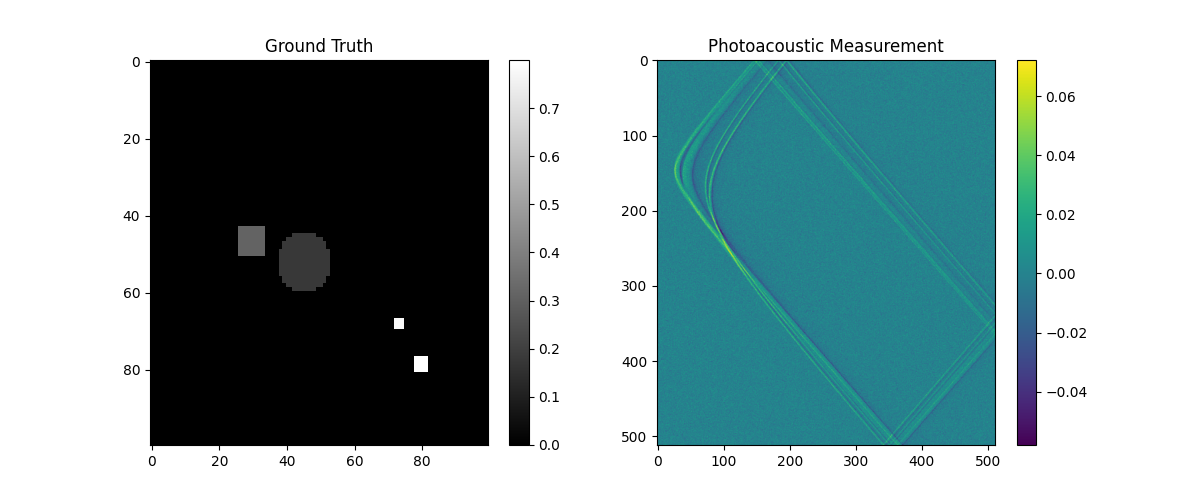
#> input picture simulated_data_/sample_0000_viz.png, 1200 x 500 px; its folder holds only this picture in this run
$ python -i data_gen.py   (imports and definitions only)
#> lines starting #> are read from the running program, lines starting #| are printed output that depends on the picture
#> further down, picture is the input picture: shape (500, 1200, 3); mean B, G, R 169, 167.1, 146.4
import cv2
import numpy as np
import os
from scipy.ndimage import rotate

from tqdm import tqdm

def augment_image(image, seed=None):
    # Configurar semilla única por augmentación
    rng = np.random.default_rng(seed)

    h, w = image.shape[:2]
#> h = 500; w = 1200

    # 1. Transformaciones geométricas (siempre aplicadas)
    # ---------------------------------------------------
    # Rotación con ángulo y centro variables
    angle = rng.uniform(-30, 30)
    center_x = rng.uniform(0.4*w, 0.6*w)
#> center_x = 483.6
    center_y = rng.uniform(0.4*h, 0.6*h)
#> center_y = 225
    M = cv2.getRotationMatrix2D((center_x, center_y), angle, 1.0)
    augmented = cv2.warpAffine(image, M, (w, h), flags=cv2.INTER_LINEAR,
                              borderMode=cv2.BORDER_REFLECT_101)
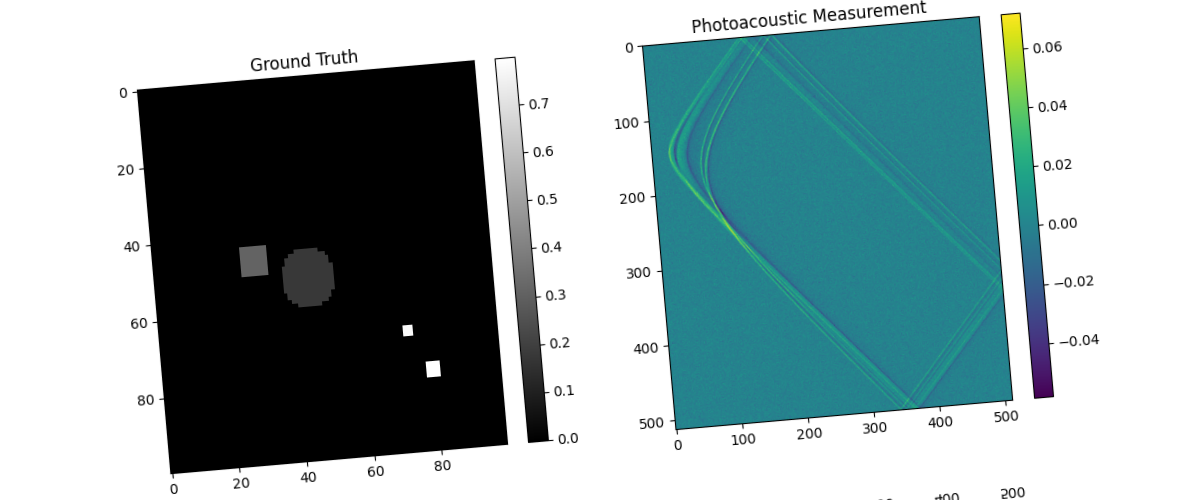
#> augmented: shape (500, 1200, 3); mean B, G, R 168.9, 167, 146.3

    # Volteos independientes
    if rng.random() > 0.5:
        augmented = cv2.flip(augmented, 1)
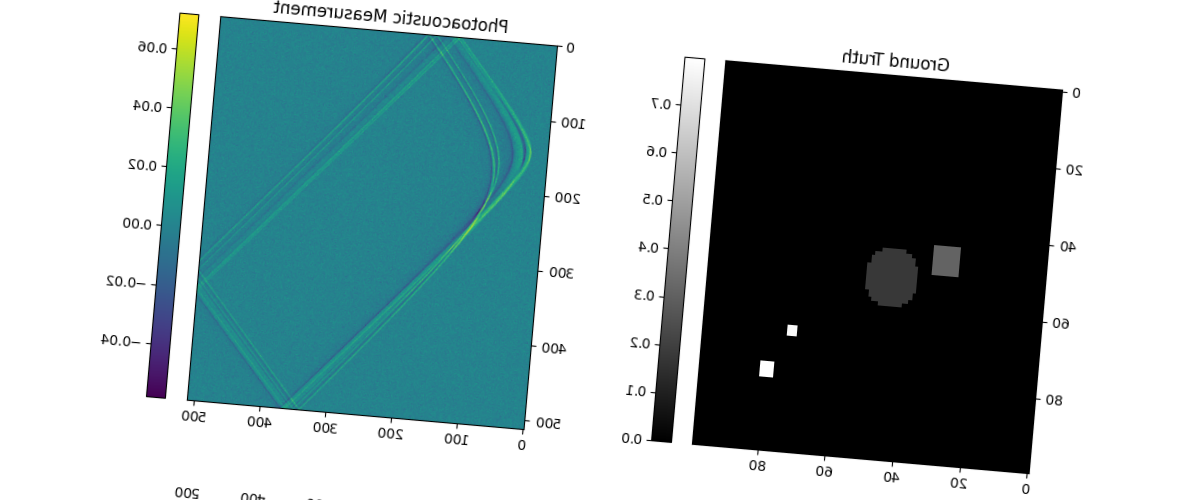
#> augmented: shape (500, 1200, 3); mean B, G, R 168.9, 167, 146.3
    if rng.random() > 0.5:
        augmented = cv2.flip(augmented, 0)

    # 2. Transformaciones de escala (80% de probabilidad)
    # ---------------------------------------------------
    if rng.random() < 0.8:
        scale = rng.choice([rng.uniform(0.5, 0.8), rng.uniform(1.2, 1.5)],
                          p=[0.5, 0.5])
        new_h, new_w = int(h*scale), int(w*scale)
#> new_h = 637; new_w = 1529
        scaled = cv2.resize(augmented, (new_w, new_h), interpolation=cv2.INTER_LINEAR)
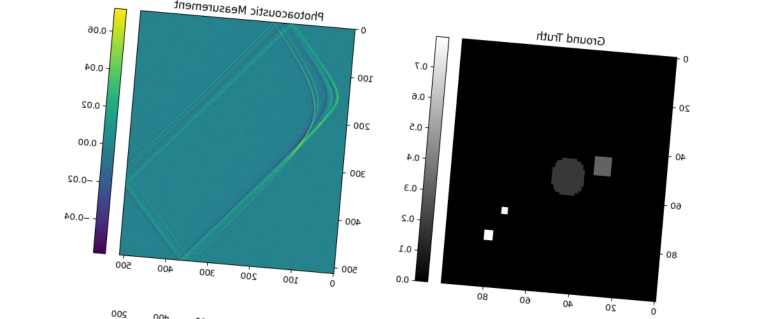
#> scaled: shape (637, 1529, 3) (shown at 1/2 size); mean B, G, R 168.9, 167, 146.3

        if scale < 1:  # Padding aleatorio
            pad_h = h - new_h
            pad_w = w - new_w
            augmented = cv2.copyMakeBorder(scaled,
                                          rng.integers(0, pad_h),
                                          pad_h - rng.integers(0, pad_h),
                                          rng.integers(0, pad_w),
                                          pad_w - rng.integers(0, pad_w),
                                          cv2.BORDER_REFLECT_101)
        else:  # Crop aleatorio
            start_h = rng.integers(0, new_h - h)
#> start_h = 85
            start_w = rng.integers(0, new_w - w)
#> start_w = 14
            augmented = scaled[start_h:start_h+h, start_w:start_w+w]
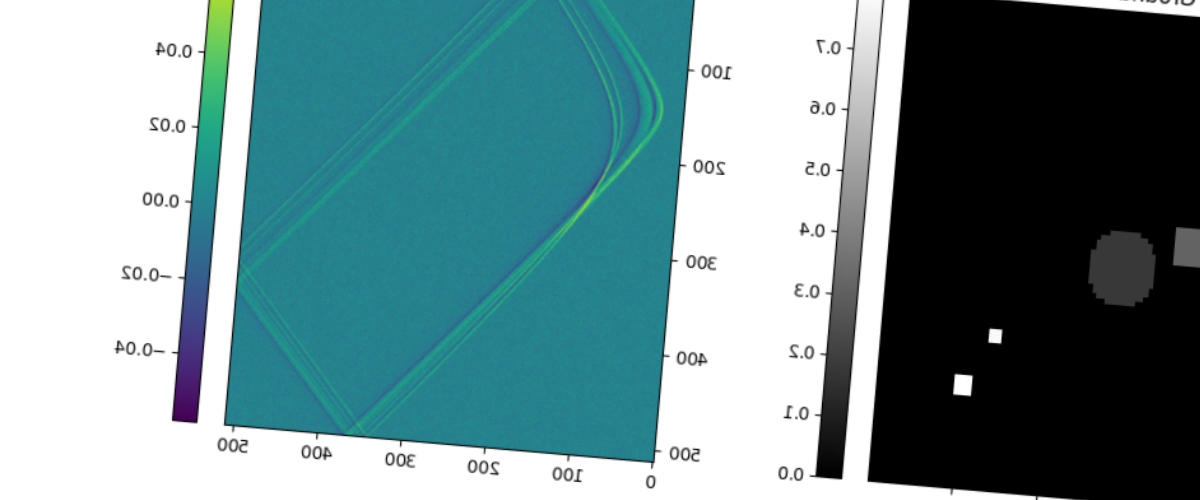
#> augmented: shape (500, 1200, 3); mean B, G, R 146.7, 143.4, 112.9

    # 3. Transformaciones de color (combinaciones aleatorias)
    # --------------------------------------------------------
    color_transforms = []

    # Brillo/Contraste (70% de probabilidad)
    if rng.random() < 0.7:
        alpha = rng.uniform(0.5, 1.8)
        beta = rng.uniform(-30, 30)
        color_transforms.append(lambda x: cv2.convertScaleAbs(x, alpha=alpha, beta=beta))

    # Gamma (50% de probabilidad)
    if rng.random() < 0.5:
        gamma = rng.uniform(0.4, 2.0)
        table = np.array([(i/255.0)**(1.0/gamma)*255 for i in range(256)]).astype("uint8")
        color_transforms.append(lambda x: cv2.LUT(x, table))

    # Modificaciones HSV (solo color, 60% de probabilidad)
    if len(image.shape) == 3 and rng.random() < 0.6:
        h_shift = rng.uniform(-0.1, 0.1)
        s_scale = rng.uniform(0.6, 1.6)
        v_scale = rng.uniform(0.6, 1.6)

        def hsv_transform(x):
            hsv = cv2.cvtColor(x, cv2.COLOR_BGR2HSV).astype(np.float32)
            hsv[..., 0] = (hsv[..., 0] + h_shift*180) % 180
            hsv[..., 1] = np.clip(hsv[..., 1]*s_scale, 0, 255)
            hsv[..., 2] = np.clip(hsv[..., 2]*v_scale, 0, 255)
            return cv2.cvtColor(hsv.astype(np.uint8), cv2.COLOR_HSV2BGR)

        color_transforms.append(hsv_transform)

    # Aplicar transformaciones de color en orden aleatorio
    rng.shuffle(color_transforms)
    for transform in color_transforms:
        augmented = transform(augmented)
#> this loop made 2 passes
#> pass 1, in hsv_transform, `hsv = cv2.cvtColor(x, cv2.COLOR_BGR2HSV).astype(np.float32)`:
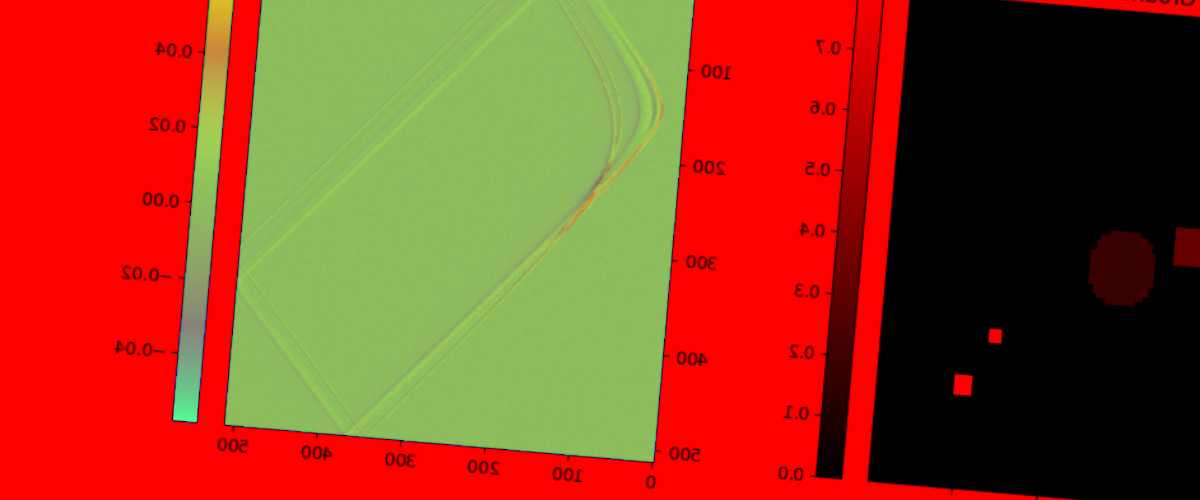
#> hsv: shape (500, 1200, 3) float32; mean B, G, R 31.6, 62.9, 147.8
#> pass 1, in augment_image, `augmented = transform(augmented)`:
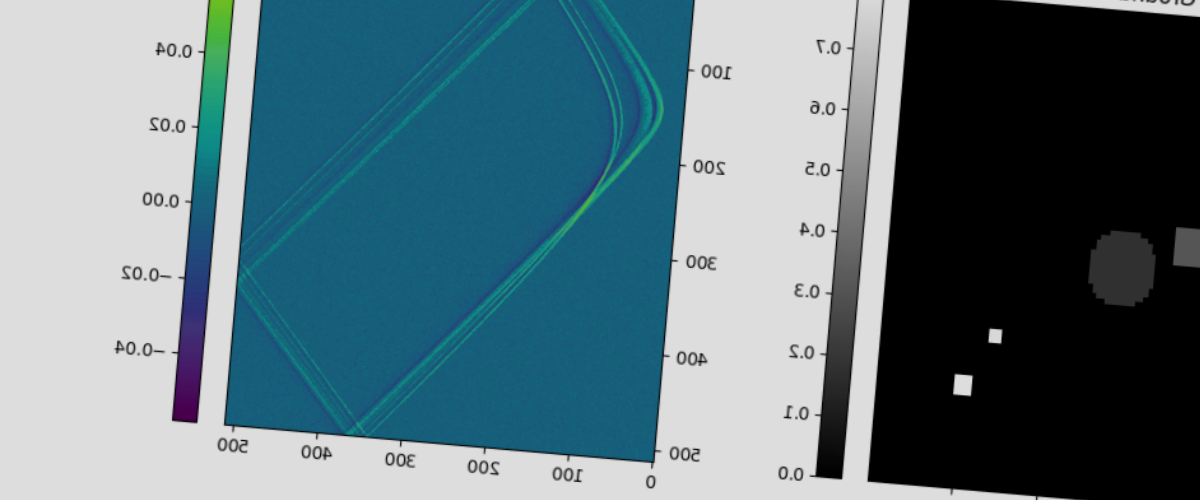
#> augmented: shape (500, 1200, 3); mean B, G, R 127.2, 118.6, 94.4
#> pass 2, in augment_image, `augmented = transform(augmented)`:
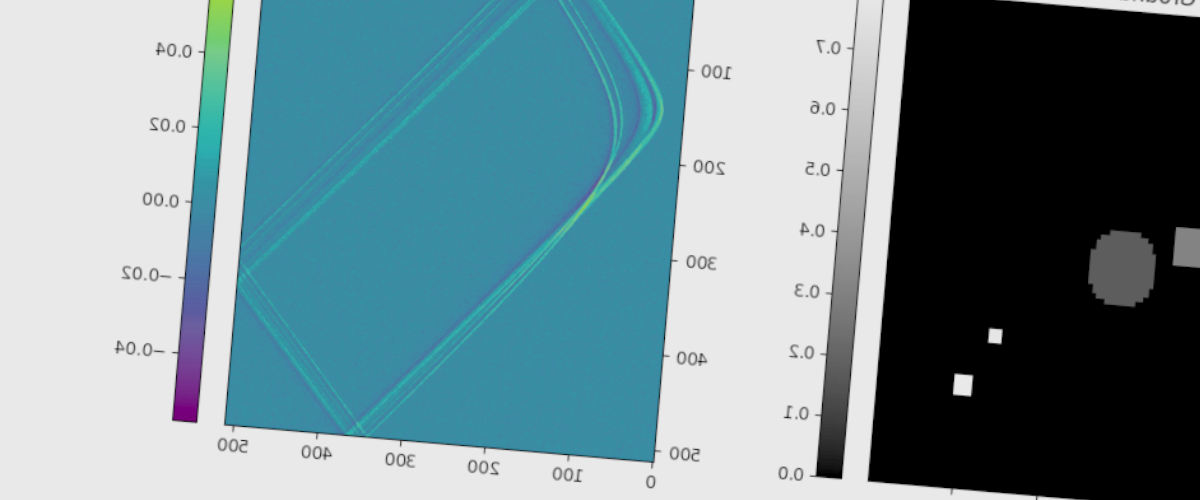
#> augmented: shape (500, 1200, 3); mean B, G, R 147.6, 140.1, 113.2

    # 4. Distorsiones (aplicar 1-2 por imagen)
    # ----------------------------------------
    distortions = rng.choice([
        'noise',
        'blur',
        'compression',
        'none'
    ], size=rng.integers(1, 3), replace=False, p=[0.4, 0.3, 0.2, 0.1])

    for dist in distortions:
        if dist == 'noise':
            noise_type = rng.choice(['gaussian', 'speckle', 'salt_pepper'],
                                   p=[0.5, 0.3, 0.2])
            if noise_type == 'gaussian':
                sigma = rng.uniform(0, 25)
                noise = rng.normal(0, sigma, augmented.shape).astype(np.int16)
                augmented = np.clip(augmented.astype(np.int16) + noise, 0, 255).astype(np.uint8)
            elif noise_type == 'speckle':
                noise = augmented * rng.normal(0, 0.2, augmented.shape)
                augmented = np.clip(augmented + noise.astype(np.int16), 0, 255).astype(np.uint8)
            else:  # Salt & Pepper
                amount = rng.uniform(0.001, 0.01)
                augmented = cv2.medianBlur(augmented, 3)

        elif dist == 'blur':
            kernel_size = rng.choice([3, 5, 7])
            blur_type = rng.choice(['gaussian', 'median', 'bilateral'])
            if blur_type == 'gaussian':
                augmented = cv2.GaussianBlur(augmented, (kernel_size, kernel_size), 0)
            elif blur_type == 'median':
                augmented = cv2.medianBlur(augmented, kernel_size)
            else:
                augmented = cv2.bilateralFilter(augmented, kernel_size, 75, 75)

        elif dist == 'compression':
            quality = rng.integers(10, 90)
            encode_param = [int(cv2.IMWRITE_JPEG_QUALITY), quality]
            _, encimg = cv2.imencode('.jpg', augmented, encode_param)
            augmented = cv2.imdecode(encimg, 1)

    return augmented

def main():
    input_dir = 'data/vessels'
    output_dir = 'data/augmented_vessels'
    num_augmentations = 125  # Número de imágenes aumentadas a generar por cada imagen original

    # Crear directorio de salida si no existe
    if not os.path.exists(output_dir):
        os.makedirs(output_dir)

    # Listar imágenes en el directorio de entrada
    image_files = os.listdir(input_dir)

    # Iterar sobre las imágenes con barra de progreso
    for img_idx, image_file in enumerate(tqdm(image_files, desc="Processing images")):
        # Cargar imagen
        image = cv2.imread(os.path.join(input_dir, image_file), cv2.IMREAD_GRAYSCALE)

        # Generar múltiples imágenes aumentadas
        for aug_idx in range(num_augmentations):
            # Usar semilla única basada en índice de imagen y aumento
            seed = img_idx * 1000 + aug_idx
            augmented = augment_image(image, seed=seed)

            # Guardar con nombre único
            cv2.imwrite(f'{output_dir}/img_{img_idx}_aug_{aug_idx}.png', augmented)

    print('Augmentation finished!')


# [2 lines not run here, left out]


>>> import cv2
>>> picture = cv2.imread('simulated_data_/sample_0000_viz.png')
>>> result = augment_image(picture)
